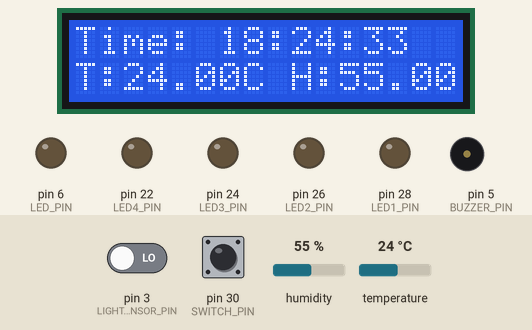
Simulated run of this sketch. Board: Arduino Mega 2560, built with avr-gcc and run on an emulated ATmega2560. On the bench: 16×2 character LCD, output pins drawn as LEDs (lit = HIGH), buzzer (waves = sounding). Dashed ring = blinking. Inputs (shaded band) come from the test bench; at power-on: temperature 24 °C, pin 3 (LIGHT_SENSOR_PIN) LOW, pin 30 (SWITCH_PIN) LOW, humidity 55 %. The local clock reads 2024-03-15 10:24:30 at power-on unless the sketch sets it; what the sketch prints to the serial monitor is not drawn.

Above: at 3.2 s.
3.3 s: temperature set to 28 °C
At 4.2 s:
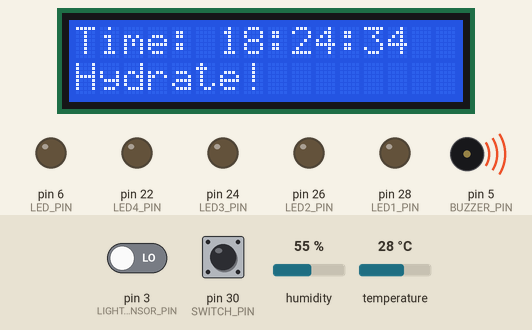
5.7 s: pin 3 (LIGHT_SENSOR_PIN) driven HIGH
At 5.81 s:
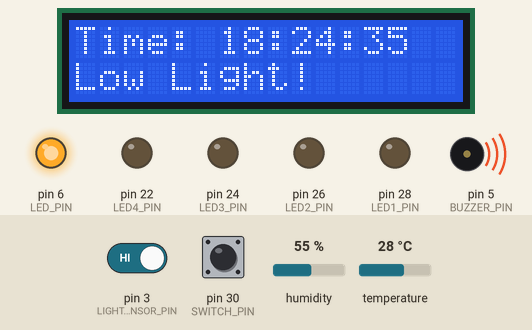
7.7 s: pin 30 (SWITCH_PIN) pulled HIGH for 1 s
At 8.08 s:
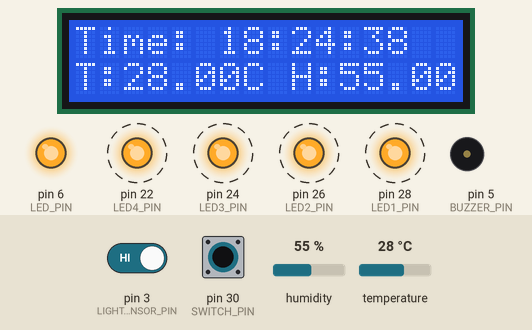
10.2 s: humidity set to 22 %
At 11.5 s:
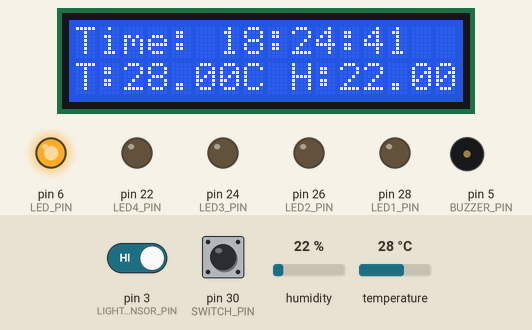
11.8 s: humidity set to 40 %
At 13.5 s:
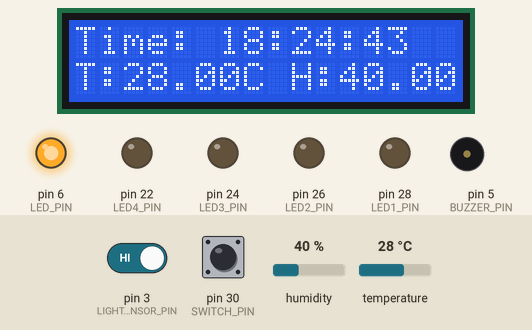
13.8 s: pin 30 (SWITCH_PIN) pulled HIGH for 0.15 s
At 14.4 s:
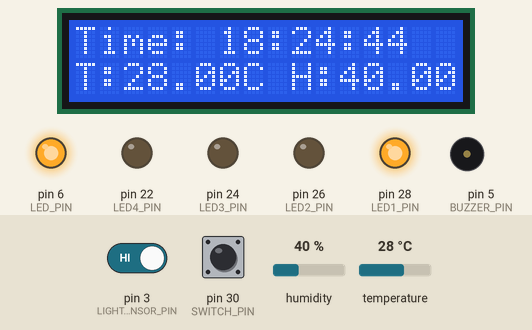
Timing chart, 0 to 16.8 s (numbered marks = the images above; inputs shaded):
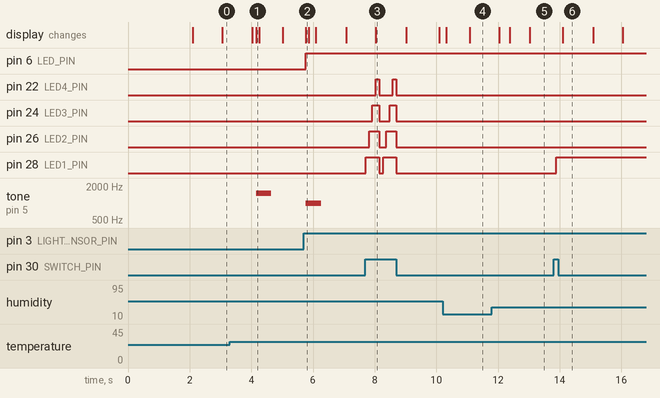

The sketch:

SmartDeskSystem.ino
```cpp
#include <Wire.h>
#include <RTClib.h>
#include <DHT.h>
#include <LiquidCrystal.h>
// Pin Definitions
#define DHTPIN 2            // DHT11 data pin
#define DHTTYPE DHT11       // DHT11 sensor type
#define LIGHT_SENSOR_PIN 3  // Photoresistor module DO pin
#define LED_PIN 6           // Main LED pin for low light
#define BUZZER_PIN 5        // Buzzer pin
#define SWITCH_PIN 30       // Input switch for LED control
#define LED1_PIN 28         // LED 1 pin
#define LED2_PIN 26         // LED 2 pin
#define LED3_PIN 24         // LED 3 pin
#define LED4_PIN 22         // LED 4 pin

// Initialize components
LiquidCrystal lcd(7, 8, 9, 10, 11, 12);
RTC_DS1307 rtc;
DHT dht(DHTPIN, DHTTYPE);

// Global Variables
int count = 0;
int newcount;
bool lowLightNotified = true; // Tracks if low light has been notified
bool hydrateNotified = true;  // Tracks if hydrate reminder has been notified

void setup() {
  // Initialize Serial Monitor
  Serial.begin(9600);

  // Initialize the LCD
  lcd.begin(16, 2);  // Set up the LCD
  lcd.print("Initializing...");
  delay(2000);
  lcd.clear();
  noTone(BUZZER_PIN);

  // Initialize RTC
  if (!rtc.begin()) {
    lcd.print("RTC Not Found");
    while (1);  // Halt if RTC is not found
  }
  if (!rtc.isrunning()) {
    rtc.adjust(DateTime(F(__DATE__), F(__TIME__)) + TimeSpan(0, -8, 0, 0));  // Adjust RTC to local time
  }

  // Initialize DHT sensor
  dht.begin();

  // Set pin modes
  pinMode(LIGHT_SENSOR_PIN, INPUT);  // Photoresistor DO pin
  pinMode(LED_PIN, OUTPUT);          // Main LED pin
  pinMode(BUZZER_PIN, OUTPUT);       // Buzzer pin
  pinMode(SWITCH_PIN, INPUT);        // Switch input
  pinMode(LED1_PIN, OUTPUT);         // LED 1
  pinMode(LED2_PIN, OUTPUT);         // LED 2
  pinMode(LED3_PIN, OUTPUT);         // LED 3
  pinMode(LED4_PIN, OUTPUT);         // LED 4
}

void loop() {
  // Get the current time from RTC
  DateTime now = rtc.now();

  // Read temperature and humidity from DHT11
  float temperature = dht.readTemperature();
  float humidity = dht.readHumidity();

  // Read light state from the photoresistor module
  int lightState = digitalRead(LIGHT_SENSOR_PIN);

  // Display time on LCD
  lcd.setCursor(0, 0);
  lcd.print("Time: ");
  lcd.print((now.hour() + 8) % 24);  // Adjust for time zone
  lcd.print(":");
  lcd.print(now.minute());
  lcd.print(":");
  lcd.print(now.second());

  // Display temperature and humidity on LCD
  lcd.setCursor(0, 1);
  if (isnan(temperature) || isnan(humidity)) {
    lcd.print("Temp Error!     ");
  } else {
    lcd.print("T:");
    lcd.print(temperature);
    lcd.print("C ");
    lcd.print("H:");
    lcd.print(humidity);
    lcd.print("% ");
  }

  // Handle low light notification
  if (lightState == HIGH) {  // Low light detected
    digitalWrite(LED_PIN, HIGH);  // Turn on LED
    if (!lowLightNotified) {
      tone(BUZZER_PIN, 1000, 500);  // Beep once for 500ms
      lcd.setCursor(0, 1);
      lcd.print("Low Light!      ");
      lowLightNotified = true;  // Mark low light as notified
    }
  } else {
    digitalWrite(LED_PIN, LOW);  // Turn off LED
    lowLightNotified = false;   // Reset notification when light is sufficient
  }

  // Handle hydrate notification
  if (temperature > 25) {  // High temperature detected
    if (!hydrateNotified) {
      tone(BUZZER_PIN, 1500, 500);  // Beep once for 500ms at a higher tone
      lcd.setCursor(0, 1);
      lcd.print("Hydrate!        ");
      hydrateNotified = true;  // Mark hydrate reminder as notified
    }
  } else {
    hydrateNotified = false;  // Reset notification when temperature is normal
  }

  // Handle switch press for LED control
  if (digitalRead(SWITCH_PIN) == HIGH) {
    newcount = count + 1;  // Increment count on button press
    if (newcount != count) {
      Serial.println(newcount);  // Print new count to Serial Monitor
      switch (newcount) {
        case 1:
          digitalWrite(LED1_PIN, HIGH);  // Turn on LED 1
          break;
        case 2:
          digitalWrite(LED2_PIN, HIGH);  // Turn on LED 2
          break;
        case 3:
          digitalWrite(LED3_PIN, HIGH);  // Turn on LED 3
          break;
        case 4:
          digitalWrite(LED4_PIN, HIGH);  // Turn on LED 4
          break;
        default:
          // Reset LEDs and count
          digitalWrite(LED1_PIN, LOW);
          digitalWrite(LED2_PIN, LOW);
          digitalWrite(LED3_PIN, LOW);
          digitalWrite(LED4_PIN, LOW);
          newcount = 0;
          break;
      }
      count = newcount;  // Update the count
    }
  }

  delay(100);  // Update loop delay
}
```

Measured:
- after the input at 3.3 s, tone on pin 5 (BUZZER_PIN): silent → 1500 Hz after 0.85 s, → silent 0.50 s later; the display: first differs from a run without the input after 0.86 s (image 1)
- after the input at 5.7 s, pin 6 (LED_PIN): LOW → HIGH after 0.06 s; tone on pin 5 (BUZZER_PIN): silent → 1000 Hz after 0.06 s, → silent 0.50 s later; the display: changes after 0.06 s (image 2)
- after the input at 7.7 s, pin 22 (LED4_PIN): alternates HIGH for 0.11 s and LOW for 0.45 s, 4 changes in all, then stays LOW, starting after 0.33 s; pin 24 (LED3_PIN): alternates HIGH for 0.21 s and LOW for 0.34 s, 4 changes in all, then stays LOW, starting after 0.23 s
- after the input at 10.2 s, the display: first changes after 0.13 s (image 4 shows a later state)
- after the input at 13.8 s, pin 28 (LED1_PIN): LOW → HIGH after 0.08 s
- what the display in image 6 shows lasts 1.0 s, from 14.1 s to 15.1 s
